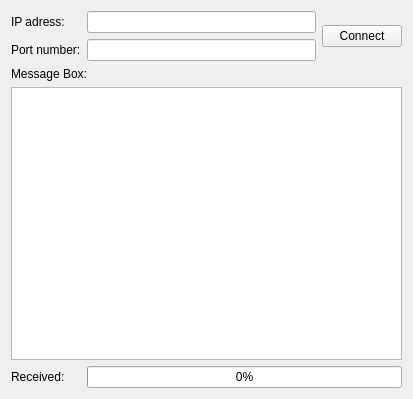
<?xml version="1.0" encoding="UTF-8"?>
<ui version="4.0">
 <class>ClientWidget</class>
 <widget class="QWidget" name="ClientWidget">
  <property name="geometry">
   <rect>
    <x>0</x>
    <y>0</y>
    <width>413</width>
    <height>399</height>
   </rect>
  </property>
  <property name="windowTitle">
   <string>Form</string>
  </property>
  <layout class="QGridLayout" name="gridLayout">
   <item row="1" column="0">
    <widget class="QLabel" name="label_2">
     <property name="text">
      <string>Port number:</string>
     </property>
    </widget>
   </item>
   <item row="0" column="2" rowspan="2">
    <widget class="QPushButton" name="buttonConnect">
     <property name="text">
      <string>Connect</string>
     </property>
    </widget>
   </item>
   <item row="3" column="0" colspan="3">
    <widget class="QTextEdit" name="textEdit">
     <property name="readOnly">
      <bool>true</bool>
     </property>
    </widget>
   </item>
   <item row="0" column="0">
    <widget class="QLabel" name="label">
     <property name="text">
      <string>IP adress:</string>
     </property>
    </widget>
   </item>
   <item row="1" column="1">
    <widget class="QLineEdit" name="lineEditPort"/>
   </item>
   <item row="0" column="1">
    <widget class="QLineEdit" name="lineEditIP"/>
   </item>
   <item row="2" column="0" colspan="2">
    <widget class="QLabel" name="label_3">
     <property name="text">
      <string>Message Box:</string>
     </property>
    </widget>
   </item>
   <item row="4" column="1" colspan="2">
    <widget class="QProgressBar" name="progressBar">
     <property name="value">
      <number>0</number>
     </property>
    </widget>
   </item>
   <item row="4" column="0">
    <widget class="QLabel" name="label_4">
     <property name="text">
      <string>Received:</string>
     </property>
    </widget>
   </item>
  </layout>
 </widget>
 <resources/>
 <connections/>
</ui>
